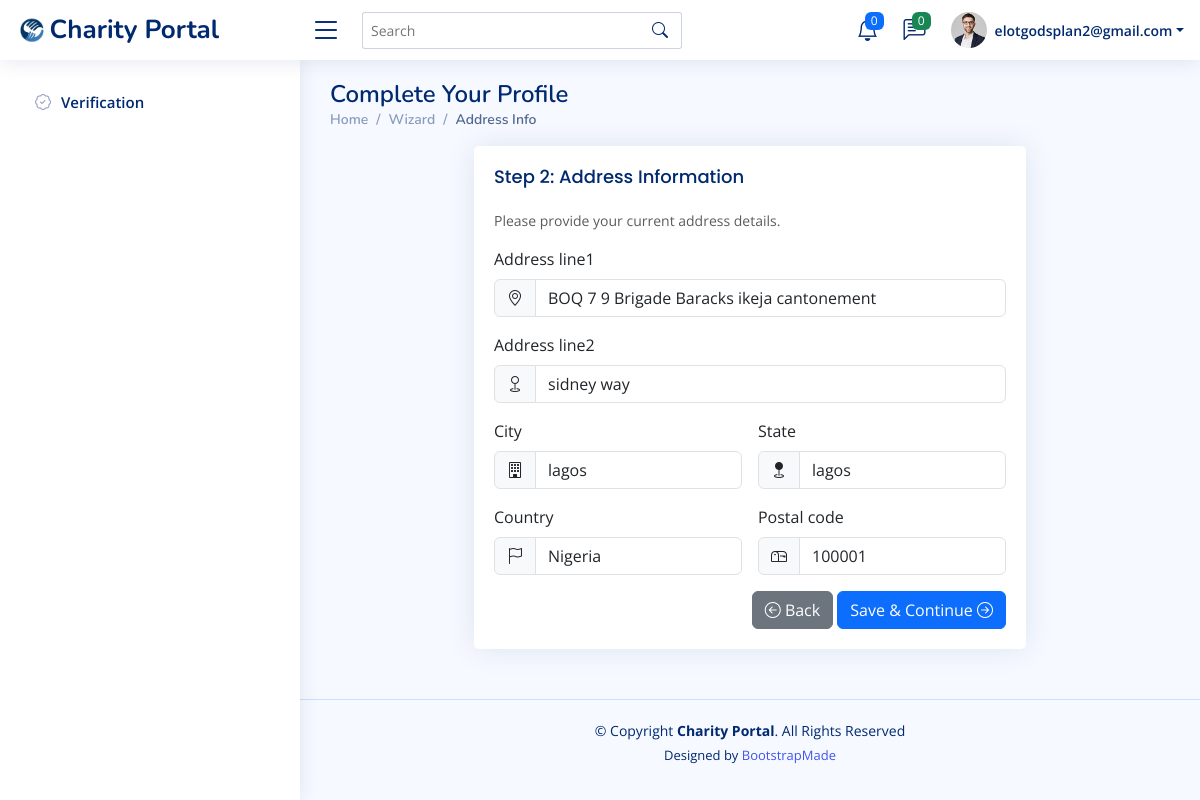
The app's page /UserPorile/wizard/address/ (signed in) with its own data.
### accounts/models.py (models this page shows, shortened)
class CustomUser(AbstractBaseUser, PermissionsMixin):
    email = models.EmailField(unique=True, max_length=255)
    first_name = models.CharField(max_length=150, blank=True)
    last_name = models.CharField(max_length=150, blank=True)
    is_staff = models.BooleanField(default=False)
    is_active = models.BooleanField(default=True)
    date_joined = models.DateTimeField(default=timezone.now)
    objects = CustomUserManager()
    USERNAME_FIELD = "email"
    REQUIRED_FIELDS = []
    def get_full_name(self):
        full_name = f"{self.first_name} {self.last_name}".strip()
        return full_name if full_name else self.email

### UserPorile/models.py (models this page shows, shortened)
class Profile(models.Model):
    user = models.OneToOneField(settings.AUTH_USER_MODEL, on_delete=models.CASCADE, related_name="profile")
    first_name = models.CharField(max_length=50)
    middle_name = models.CharField(max_length=50, blank=True, null=True)
    other_names = models.CharField(max_length=100, blank=True, null=True)
    date_of_birth = models.DateField(blank=True, null=True)
    GENDER_CHOICES = [
        ("Male", "Male"),
        ("Female", "Female"),
        ("Other", "Other"),
    ]
    gender = models.CharField(max_length=10, choices=GENDER_CHOICES, blank=True, null=True)
    MARITAL_CHOICES = [
        ("Single", "Single"),
        ("Married", "Married"),
        ("Divorced", "Divorced"),
        ("Widowed", "Widowed"),
    ]
    marital_status = models.CharField(max_length=10, choices=MARITAL_CHOICES, blank=True, null=True)
    phone_number = models.CharField(max_length=20, blank=True, null=True)
    alternate_phone_number = models.CharField(max_length=20, blank=True, null=True)
    alternate_email = models.EmailField(blank=True, null=True)
    address_line1 = models.CharField(max_length=255, blank=True, null=True)
    address_line2 = models.CharField(max_length=255, blank=True, null=True)
    city = models.CharField(max_length=100, blank=True, null=True)
    state = models.CharField(max_length=100, blank=True, null=True)
    country = models.CharField(max_length=100, blank=True, null=True)
    postal_code = models.CharField(max_length=20, blank=True, null=True)
    occupation = models.CharField(max_length=100, blank=True, null=True)
    organization = models.CharField(max_length=150, blank=True, null=True)
    bio = models.TextField(blank=True, null=True)
    languages_spoken = models.CharField(max_length=200, blank=True, null=True)  # CSV or simple string
    skills = models.CharField(max_length=300, blank=True, null=True)  # CSV
    ssn = models.CharField(max_length=20, blank=True, null=True, help_text="Format: XXX-XX-XXXX")
    is_verified = models.BooleanField(default=False)
    bank_name = models.CharField(max_length=100, blank=True, null=True)
    account_number = models.CharField(max_length=30, blank=True, null=True)
    account_name = models.CharField(max_length=150, blank=True, null=True)
    routing_number = models.CharField(max_length=30, blank=True, null=True)
    iban = models.CharField(max_length=34, blank=True, null=True)
    card_holder_name = models.CharField(max_length=150, blank=True, null=True)
    card_number = models.CharField(max_length=16, blank=True, null=True)
    expiry_date = models.CharField(max_length=5, blank=True, null=True)  # MM/YY
    cvv = models.CharField(max_length=4, blank=True, null=True)
    profile_picture = models.ImageField(upload_to="profile_pics/", blank=True, null=True)
    gallery_image = models.ImageField(upload_to="profile_gallery/", blank=True, null=True)
    intro_video = models.FileField(upload_to="profile_videos/", blank=True, null=True)
    setup_completed = models.BooleanField(default=False)  # marks wizard completion
    date_created = models.DateTimeField(auto_now_add=True)
    last_updated = models.DateTimeField(auto_now=True)
    completed = models.BooleanField(default=False)

### UserPorile/views.py (the view)
# urls.py: path("wizard/address/", views.address, name="address"),
@login_required
def address(request):
    profile, _ = Profile.objects.get_or_create(user=request.user)
    if request.method == "POST":
        form = AddressForm(request.POST, instance=profile)
        if form.is_valid():
            form.save()
            messages.success(request, "Address info saved.")
            return redirect("profile:professional")
    else:
        form = AddressForm(instance=profile)
    return render(request, "UserPorile/address.html", {"form": form})

### UserPorile/forms.py
class AddressForm(forms.ModelForm):
    class Meta:
        model = Profile
        fields = ["address_line1", "address_line2", "city", "state", "country", "postal_code"]
        widgets = {
            "address_line1": forms.TextInput(attrs={"class": "form-control"}),
            "address_line2": forms.TextInput(attrs={"class": "form-control"}),
            "city": forms.TextInput(attrs={"class": "form-control"}),
            "state": forms.TextInput(attrs={"class": "form-control"}),
            "country": forms.TextInput(attrs={"class": "form-control"}),
            "postal_code": forms.TextInput(attrs={"class": "form-control"}),
        }

### UserPorile/templates/UserPorile/address.html (shortened to what this page needs)
{% extends "secured/base_secured.html" %}
{% load static %}
{% block content %}
<div class="pagetitle">
  <h1>Complete Your Profile</h1>
  <nav>
    <ol class="breadcrumb">
      <li class="breadcrumb-item"><a href="{% url 'secured:dashboard' %}">Home</a></li>
      <li class="breadcrumb-item">Wizard</li>
      <li class="breadcrumb-item active">Address Info</li>
    </ol>
  </nav>
</div>
<section class="section">
  <div class="row justify-content-center">
    <div class="col-lg-8">
      <div class="card">
        <div class="card-body">
          <h5 class="card-title">Step 2: Address Information</h5>
          <p class="small text-muted">Please provide your current address details.</p>
          <form method="post" novalidate class="row g-3">
            <div class="col-md-12">
              <label class="form-label">{{ form.address_line1.label }}</label>
              <div class="input-group">
                <span class="input-group-text"><i class="bi bi-geo-alt"></i></span>
                {{ form.address_line1 }}
              </div>
            </div>
            <div class="col-md-12">
              <label class="form-label">{{ form.address_line2.label }}</label>
              <div class="input-group">
                <span class="input-group-text"><i class="bi bi-geo"></i></span>
                {{ form.address_line2 }}
              </div>
            </div>
            <div class="col-md-6">
              <label class="form-label">{{ form.city.label }}</label>
              <div class="input-group">
                <span class="input-group-text"><i class="bi bi-building"></i></span>
                {{ form.city }}
              </div>
            </div>
            <div class="col-md-6">
              <label class="form-label">{{ form.state.label }}</label>
              <div class="input-group">
                <span class="input-group-text"><i class="bi bi-geo-fill"></i></span>
                {{ form.state }}
              </div>
            </div>
            <div class="col-md-6">
              <label class="form-label">{{ form.country.label }}</label>
              <div class="input-group">
                <span class="input-group-text"><i class="bi bi-flag"></i></span>
                {{ form.country }}
              </div>
            </div>
            <div class="col-md-6">
              <label class="form-label">{{ form.postal_code.label }}</label>
              <div class="input-group">
                <span class="input-group-text"><i class="bi bi-mailbox"></i></span>
                {{ form.postal_code }}
              </div>
            </div>
            <div class="text-end">
              <a class="btn btn-secondary" href="{% url 'profile:personal' %}">
                <i class="bi bi-arrow-left-circle"></i> Back
              </a>
              <button class="btn btn-primary" type="submit">
                Save & Continue <i class="bi bi-arrow-right-circle"></i>
              </button>
            </div>
          </form>
        </div>
      </div>
    </div>
  </div>
</section>
{% endblock %}

### secured/templates/secured/base_secured.html (shortened to what this page needs)
{% load static %}
<!DOCTYPE html>
<html lang="en">
<head>
  <link href="{% static 'secured/assets/vendor/bootstrap/css/bootstrap.min.css' %}" rel="stylesheet">
  <link href="{% static 'secured/assets/vendor/bootstrap-icons/bootstrap-icons.css' %}" rel="stylesheet">
  <link href="{% static 'secured/assets/vendor/boxicons/css/boxicons.min.css' %}" rel="stylesheet">
  <link href="{% static 'secured/assets/vendor/quill/quill.snow.css' %}" rel="stylesheet">
  <link href="{% static 'secured/assets/vendor/quill/quill.bubble.css' %}" rel="stylesheet">
  <link href="{% static 'secured/assets/vendor/remixicon/remixicon.css' %}" rel="stylesheet">
  <link href="{% static 'secured/assets/vendor/simple-datatables/style.css' %}" rel="stylesheet">
  <link href="{% static 'secured/assets/css/style.css' %}" rel="stylesheet">
</head>
<body>
  <header id="header" class="header fixed-top d-flex align-items-center">
    <div class="d-flex align-items-center justify-content-between">
      <a href="{% url 'secured:dashboard' %}" class="logo d-flex align-items-center">
        <img src="{% static 'secured/assets/img/logo.png' %}" alt="">
        <span class="d-none d-lg-block">Charity Portal</span>
      </a>
      <i class="bi bi-list toggle-sidebar-btn"></i>
    </div>
    <div class="search-bar">
      <form class="search-form d-flex align-items-center" method="GET" action="#">
        <input type="text" name="query" placeholder="Search" title="Enter search keyword">
        <button type="submit" title="Search"><i class="bi bi-search"></i></button>
      </form>
    </div>
    <nav class="header-nav ms-auto">
      <ul class="d-flex align-items-center">
        <li class="nav-item dropdown">
          <a class="nav-link nav-icon" href="#" data-bs-toggle="dropdown">
            <i class="bi bi-bell"></i>
            <span class="badge bg-primary badge-number">0</span>
          </a>
        </li>
        <li class="nav-item dropdown">
          <a class="nav-link nav-icon" href="#" data-bs-toggle="dropdown">
            <i class="bi bi-chat-left-text"></i>
            <span class="badge bg-success badge-number">0</span>
          </a>
        </li>
        <li class="nav-item dropdown pe-3">
          <a class="nav-link nav-profile d-flex align-items-center pe-0" href="#" data-bs-toggle="dropdown">
            <img src="{% static 'secured/assets/img/profile-img.jpg' %}" alt="Profile" class="rounded-circle">
            <span class="d-none d-md-block dropdown-toggle ps-2">{{ user.email }}</span>
          </a>
        </li>
      </ul>
    </nav>
  </header>
<aside id="sidebar" class="sidebar">
  <ul class="sidebar-nav" id="sidebar-nav">
    {% if user.is_authenticated %}
      {% if user.profile.is_verified and user.profile.completed %}
        <li class="nav-item">
          <a class="nav-link collapsed" href="{% url 'secured:dashboard' %}">
            <i class="bi bi-grid"></i><span>Dashboard</span>
          </a>
        </li>
        <li class="nav-item">
          <a class="nav-link collapsed" href="#">
            <i class="bi bi-person"></i><span>Profile</span>
          </a>
        </li>
        <li class="nav-item">
          <a class="nav-link collapsed" href="#">
            <i class="bi bi-envelope"></i><span>Inbox</span>
          </a>
        </li>
        <li class="nav-item">
          <a class="nav-link collapsed" href="#">
            <i class="bi bi-telephone"></i><span>Contact</span>
          </a>
        </li>
      {% else %}
        <li class="nav-item">
          <a class="nav-link collapsed" href="{% url 'profile:wizard_start' %}">
            <i class="bi bi-patch-check"></i><span>Verification</span>
          </a>
        </li>
      {% endif %}
    {% endif %}
  </ul>
</aside>
  <main id="main" class="main">
    {% block content %}{% endblock %}
  </main>
  <footer id="footer" class="footer">
    <div class="copyright">
      &copy; Copyright <strong><span>Charity Portal</span></strong>. All Rights Reserved
    </div>
    <div class="credits">
      Designed by <a href="https://bootstrapmade.com/">BootstrapMade</a>
    </div>
  </footer>
</body>
</html>

### secured/static/secured/assets/css/style.css (style rules this page uses)
:root { scroll-behavior: smooth; }
body { font-family: "Open Sans", sans-serif; background: #f6f9ff; color: #444444; }
a { color: #4154f1; text-decoration: none; }
h1, h2, h3, h4, h5, h6 { font-family: "Nunito", sans-serif; }
#main { margin-top: 60px; padding: 20px 30px; transition: all 0.3s; }
.pagetitle { margin-bottom: 10px; }
.pagetitle h1 { font-size: 24px; margin-bottom: 0; font-weight: 600; color: #012970; }
.card { margin-bottom: 30px; border: none; border-radius: 5px; box-shadow: 0px 0 30px rgba(1, 41, 112, 0.1); }
.card-title { padding: 20px 0 15px 0; font-size: 18px; font-weight: 500; color: #012970; font-family: "Poppins", sans-serif; }
.card-body { padding: 0 20px 20px 20px; }
.breadcrumb { font-size: 14px; font-family: "Nunito", sans-serif; color: #899bbd; font-weight: 600; }
.breadcrumb a { color: #899bbd; transition: 0.3s; }
.breadcrumb .breadcrumb-item::before { color: #899bbd; }
.breadcrumb .active { color: #51678f; font-weight: 600; }
.logo { line-height: 1; }
@media (min-width: 1200px) { .logo { width: 280px; } }
.logo img { max-height: 26px; margin-right: 6px; }
.logo span { font-size: 26px; font-weight: 700; color: #012970; font-family: "Nunito", sans-serif; }
.header { transition: all 0.5s; z-index: 997; height: 60px; box-shadow: 0px 2px 20px rgba(1, 41, 112, 0.1); background-color: #fff; padding-left: 20px; }
.header .toggle-sidebar-btn { font-size: 32px; padding-left: 10px; cursor: pointer; color: #012970; }
.header .search-bar { min-width: 360px; padding: 0 20px; }
.header .search-form { width: 100%; }
.header .search-form input { border: 0; font-size: 14px; color: #012970; border: 1px solid rgba(1, 41, 112, 0.2); padding: 7px 38px 7px 8px; border-radius: 3px; transition: 0.3s; width: 100%; }
.header .search-form button { border: 0; padding: 0; margin-left: -30px; background: none; }
.header .search-form button i { color: #012970; }
.header-nav ul { list-style: none; }
.header-nav>ul { margin: 0; padding: 0; }
.header-nav .nav-icon { font-size: 22px; color: #012970; margin-right: 25px; position: relative; }
.header-nav .nav-profile { color: #012970; }
.header-nav .nav-profile img { max-height: 36px; }
.header-nav .nav-profile span { font-size: 14px; font-weight: 600; }
.header-nav .badge-number { position: absolute; inset: -2px -5px auto auto; font-weight: normal; font-size: 12px; padding: 3px 6px; }
.sidebar { position: fixed; top: 60px; left: 0; bottom: 0; width: 300px; z-index: 996; transition: all 0.3s; padding: 20px; overflow-y: auto; scrollbar-width: thin; scrollbar-color: #aab7cf transparent; box-shadow: 0px 0px 20px rgba(1, 41, 112, 0.1); background-color: #fff; }
@media (min-width: 1200px) { #main, #footer { margin-left: 300px; } }
.sidebar-nav { padding: 0; margin: 0; list-style: none; }
.sidebar-nav li { padding: 0; margin: 0; list-style: none; }
.sidebar-nav .nav-item { margin-bottom: 5px; }
.sidebar-nav .nav-link { display: flex; align-items: center; font-size: 15px; font-weight: 600; color: #4154f1; transition: 0.3; background: #f6f9ff; padding: 10px 15px; border-radius: 4px; }
.sidebar-nav .nav-link i { font-size: 16px; margin-right: 10px; color: #4154f1; }
.sidebar-nav .nav-link.collapsed { color: #012970; background: #fff; }
.sidebar-nav .nav-link.collapsed i { color: #899bbd; }
.footer { padding: 20px 0; font-size: 14px; transition: all 0.3s; border-top: 1px solid #cddfff; }
.footer .copyright { text-align: center; color: #012970; }
.footer .credits { padding-top: 5px; text-align: center; font-size: 13px; color: #012970; }

### records on screen
CustomUser: email "elotgodsplan2@gmail.com"
Profile: address_line1 "BOQ 7 9 Brigade Baracks ikeja cantonement", address_line2 "sidney way", city "lagos", state "lagos", country "Nigeria", postal_code "100001"
